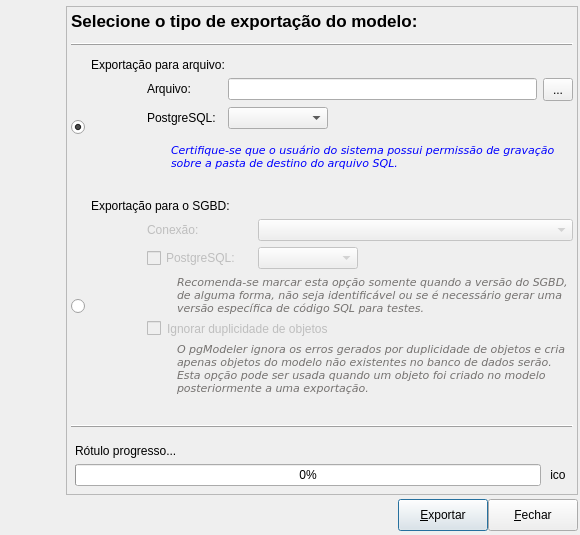
<?xml version="1.0" encoding="UTF-8"?>
<ui version="4.0">
 <class>FormExportacao</class>
 <widget class="QDialog" name="FormExportacao">
  <property name="windowModality">
   <enum>Qt::ApplicationModal</enum>
  </property>
  <property name="geometry">
   <rect>
    <x>0</x>
    <y>0</y>
    <width>580</width>
    <height>535</height>
   </rect>
  </property>
  <property name="sizePolicy">
   <sizepolicy hsizetype="Fixed" vsizetype="Fixed">
    <horstretch>0</horstretch>
    <verstretch>0</verstretch>
   </sizepolicy>
  </property>
  <property name="minimumSize">
   <size>
    <width>580</width>
    <height>450</height>
   </size>
  </property>
  <property name="maximumSize">
   <size>
    <width>580</width>
    <height>535</height>
   </size>
  </property>
  <property name="windowTitle">
   <string>Exportação do Modelo</string>
  </property>
  <property name="windowIcon">
   <iconset resource="../res/resources.qrc">
    <normaloff>:/icones/icones/pgsqlModeler48x48.png</normaloff>:/icones/icones/pgsqlModeler48x48.png</iconset>
  </property>
  <layout class="QGridLayout" name="formexportacao_grid">
   <property name="margin">
    <number>2</number>
   </property>
   <property name="spacing">
    <number>4</number>
   </property>
   <item row="0" column="0" rowspan="3">
    <widget class="QWidget" name="imgmeio_wgt" native="true">
     <property name="minimumSize">
      <size>
       <width>60</width>
       <height>0</height>
      </size>
     </property>
     <property name="maximumSize">
      <size>
       <width>60</width>
       <height>16777215</height>
      </size>
     </property>
     <property name="styleSheet">
      <string notr="true">background-image: url(:/imagens/imagens/barra_logo_meio_cinza.png); background-repeat: repeat-y;
border: 1px #ff00ff solid;</string>
     </property>
     <layout class="QVBoxLayout" name="verticalLayout">
      <property name="spacing">
       <number>0</number>
      </property>
      <property name="margin">
       <number>0</number>
      </property>
      <item>
       <widget class="QLabel" name="label">
        <property name="minimumSize">
         <size>
          <width>60</width>
          <height>81</height>
         </size>
        </property>
        <property name="maximumSize">
         <size>
          <width>60</width>
          <height>81</height>
         </size>
        </property>
        <property name="text">
         <string/>
        </property>
        <property name="pixmap">
         <pixmap resource="../res/resources.qrc">:/imagens/imagens/barra_logo_topo.png</pixmap>
        </property>
       </widget>
      </item>
      <item>
       <spacer name="verticalSpacer">
        <property name="orientation">
         <enum>Qt::Vertical</enum>
        </property>
        <property name="sizeHint" stdset="0">
         <size>
          <width>20</width>
          <height>103</height>
         </size>
        </property>
       </spacer>
      </item>
      <item>
       <widget class="QLabel" name="label_2">
        <property name="sizePolicy">
         <sizepolicy hsizetype="Fixed" vsizetype="Fixed">
          <horstretch>0</horstretch>
          <verstretch>0</verstretch>
         </sizepolicy>
        </property>
        <property name="minimumSize">
         <size>
          <width>60</width>
          <height>119</height>
         </size>
        </property>
        <property name="maximumSize">
         <size>
          <width>60</width>
          <height>119</height>
         </size>
        </property>
        <property name="text">
         <string/>
        </property>
        <property name="pixmap">
         <pixmap resource="../res/resources.qrc">:/imagens/imagens/barra_logo_base.png</pixmap>
        </property>
       </widget>
      </item>
     </layout>
    </widget>
   </item>
   <item row="2" column="1">
    <layout class="QGridLayout" name="botoes_lt">
     <property name="leftMargin">
      <number>4</number>
     </property>
     <property name="bottomMargin">
      <number>2</number>
     </property>
     <property name="spacing">
      <number>0</number>
     </property>
     <item row="0" column="0">
      <spacer>
       <property name="orientation">
        <enum>Qt::Horizontal</enum>
       </property>
       <property name="sizeHint" stdset="0">
        <size>
         <width>91</width>
         <height>27</height>
        </size>
       </property>
      </spacer>
     </item>
     <item row="0" column="1">
      <widget class="QPushButton" name="exportar_btn">
       <property name="minimumSize">
        <size>
         <width>90</width>
         <height>32</height>
        </size>
       </property>
       <property name="maximumSize">
        <size>
         <width>90</width>
         <height>16777215</height>
        </size>
       </property>
       <property name="text">
        <string>&amp;Exportar</string>
       </property>
       <property name="icon">
        <iconset resource="../res/resources.qrc">
         <normaloff>:/icones/icones/exportar.png</normaloff>:/icones/icones/exportar.png</iconset>
       </property>
       <property name="default">
        <bool>true</bool>
       </property>
      </widget>
     </item>
     <item row="0" column="2">
      <widget class="QPushButton" name="fechar_btn">
       <property name="minimumSize">
        <size>
         <width>90</width>
         <height>32</height>
        </size>
       </property>
       <property name="maximumSize">
        <size>
         <width>90</width>
         <height>16777215</height>
        </size>
       </property>
       <property name="text">
        <string>&amp;Fechar</string>
       </property>
       <property name="icon">
        <iconset resource="../res/resources.qrc">
         <normaloff>:/icones/icones/fechar1.png</normaloff>:/icones/icones/fechar1.png</iconset>
       </property>
       <property name="flat">
        <bool>false</bool>
       </property>
      </widget>
     </item>
    </layout>
   </item>
   <item row="1" column="1">
    <widget class="QFrame" name="frame">
     <property name="enabled">
      <bool>true</bool>
     </property>
     <property name="sizePolicy">
      <sizepolicy hsizetype="Expanding" vsizetype="Expanding">
       <horstretch>0</horstretch>
       <verstretch>0</verstretch>
      </sizepolicy>
     </property>
     <property name="frameShape">
      <enum>QFrame::StyledPanel</enum>
     </property>
     <property name="frameShadow">
      <enum>QFrame::Raised</enum>
     </property>
     <layout class="QGridLayout" name="gridLayout_3">
      <property name="margin">
       <number>4</number>
      </property>
      <item row="0" column="0">
       <widget class="QLabel" name="titulo_lbl">
        <property name="sizePolicy">
         <sizepolicy hsizetype="Preferred" vsizetype="Fixed">
          <horstretch>0</horstretch>
          <verstretch>0</verstretch>
         </sizepolicy>
        </property>
        <property name="font">
         <font>
          <pointsize>13</pointsize>
          <weight>75</weight>
          <bold>true</bold>
         </font>
        </property>
        <property name="text">
         <string>Selecione o tipo de exportação do modelo:</string>
        </property>
       </widget>
      </item>
      <item row="1" column="0">
       <widget class="QFrame" name="ln1_frm">
        <property name="minimumSize">
         <size>
          <width>0</width>
          <height>15</height>
         </size>
        </property>
        <property name="frameShape">
         <enum>QFrame::HLine</enum>
        </property>
        <property name="frameShadow">
         <enum>QFrame::Raised</enum>
        </property>
       </widget>
      </item>
      <item row="2" column="0">
       <layout class="QGridLayout" name="gridLayout_2">
        <property name="bottomMargin">
         <number>15</number>
        </property>
        <item row="0" column="1" colspan="3">
         <widget class="QLabel" name="exportacao_arq_lbl">
          <property name="text">
           <string>Exportação para arquivo:</string>
          </property>
         </widget>
        </item>
        <item row="1" column="2">
         <widget class="QLabel" name="arquivo_lbl">
          <property name="sizePolicy">
           <sizepolicy hsizetype="Fixed" vsizetype="Fixed">
            <horstretch>0</horstretch>
            <verstretch>0</verstretch>
           </sizepolicy>
          </property>
          <property name="minimumSize">
           <size>
            <width>73</width>
            <height>0</height>
           </size>
          </property>
          <property name="text">
           <string>Arquivo:</string>
          </property>
         </widget>
        </item>
        <item row="1" column="3">
         <layout class="QHBoxLayout" name="horizontalLayout_6">
          <item>
           <widget class="QLineEdit" name="arquivo_edt">
            <property name="dragEnabled">
             <bool>false</bool>
            </property>
            <property name="readOnly">
             <bool>true</bool>
            </property>
           </widget>
          </item>
          <item>
           <widget class="QToolButton" name="sel_arquivo_tb">
            <property name="minimumSize">
             <size>
              <width>30</width>
              <height>23</height>
             </size>
            </property>
            <property name="toolTip">
             <string>Selecionar arquivo de destino</string>
            </property>
            <property name="text">
             <string>...</string>
            </property>
            <property name="icon">
             <iconset resource="../res/resources.qrc">
              <normaloff>:/icones/icones/abrir.png</normaloff>:/icones/icones/abrir.png</iconset>
            </property>
            <property name="iconSize">
             <size>
              <width>16</width>
              <height>16</height>
             </size>
            </property>
           </widget>
          </item>
         </layout>
        </item>
        <item row="1" column="1" rowspan="3">
         <widget class="QLabel" name="modelo_sql_lbl">
          <property name="sizePolicy">
           <sizepolicy hsizetype="Fixed" vsizetype="Fixed">
            <horstretch>0</horstretch>
            <verstretch>0</verstretch>
           </sizepolicy>
          </property>
          <property name="minimumSize">
           <size>
            <width>50</width>
            <height>100</height>
           </size>
          </property>
          <property name="maximumSize">
           <size>
            <width>50</width>
            <height>100</height>
           </size>
          </property>
          <property name="text">
           <string/>
          </property>
          <property name="pixmap">
           <pixmap resource="../res/resources.qrc">:/imagens/imagens/model2sql.png</pixmap>
          </property>
         </widget>
        </item>
        <item row="2" column="2">
         <widget class="QLabel" name="pgsql_lbl">
          <property name="sizePolicy">
           <sizepolicy hsizetype="Fixed" vsizetype="Fixed">
            <horstretch>0</horstretch>
            <verstretch>0</verstretch>
           </sizepolicy>
          </property>
          <property name="minimumSize">
           <size>
            <width>75</width>
            <height>0</height>
           </size>
          </property>
          <property name="maximumSize">
           <size>
            <width>65</width>
            <height>16777215</height>
           </size>
          </property>
          <property name="font">
           <font>
            <italic>false</italic>
           </font>
          </property>
          <property name="text">
           <string>PostgreSQL:</string>
          </property>
         </widget>
        </item>
        <item row="2" column="3">
         <layout class="QHBoxLayout" name="horizontalLayout_5">
          <item>
           <widget class="QComboBox" name="pgsqlvers_cmb">
            <property name="enabled">
             <bool>true</bool>
            </property>
            <property name="minimumSize">
             <size>
              <width>100</width>
              <height>0</height>
             </size>
            </property>
            <property name="maximumSize">
             <size>
              <width>100</width>
              <height>16777215</height>
             </size>
            </property>
            <property name="toolTip">
             <string>Versão do PostgreSQL no qual do código SQL deve ser gerado</string>
            </property>
            <property name="insertPolicy">
             <enum>QComboBox::InsertAtBottom</enum>
            </property>
           </widget>
          </item>
          <item>
           <spacer name="horizontalSpacer">
            <property name="orientation">
             <enum>Qt::Horizontal</enum>
            </property>
            <property name="sizeHint" stdset="0">
             <size>
              <width>158</width>
              <height>20</height>
             </size>
            </property>
           </spacer>
          </item>
         </layout>
        </item>
        <item row="1" column="0" rowspan="3">
         <widget class="QRadioButton" name="exportacao_arq_rb">
          <property name="sizePolicy">
           <sizepolicy hsizetype="Fixed" vsizetype="Fixed">
            <horstretch>0</horstretch>
            <verstretch>0</verstretch>
           </sizepolicy>
          </property>
          <property name="text">
           <string/>
          </property>
          <property name="checked">
           <bool>true</bool>
          </property>
         </widget>
        </item>
        <item row="3" column="2" colspan="2">
         <layout class="QHBoxLayout" name="horizontalLayout_4">
          <item>
           <spacer name="horizontalSpacer_5">
            <property name="orientation">
             <enum>Qt::Horizontal</enum>
            </property>
            <property name="sizeType">
             <enum>QSizePolicy::Fixed</enum>
            </property>
            <property name="sizeHint" stdset="0">
             <size>
              <width>24</width>
              <height>26</height>
             </size>
            </property>
           </spacer>
          </item>
          <item>
           <widget class="QLabel" name="dica_lbl">
            <property name="enabled">
             <bool>true</bool>
            </property>
            <property name="palette">
             <palette>
              <active>
               <colorrole role="WindowText">
                <brush brushstyle="SolidPattern">
                 <color alpha="255">
                  <red>0</red>
                  <green>0</green>
                  <blue>255</blue>
                 </color>
                </brush>
               </colorrole>
              </active>
              <inactive>
               <colorrole role="WindowText">
                <brush brushstyle="SolidPattern">
                 <color alpha="255">
                  <red>0</red>
                  <green>0</green>
                  <blue>255</blue>
                 </color>
                </brush>
               </colorrole>
              </inactive>
              <disabled>
               <colorrole role="WindowText">
                <brush brushstyle="SolidPattern">
                 <color alpha="255">
                  <red>117</red>
                  <green>114</green>
                  <blue>112</blue>
                 </color>
                </brush>
               </colorrole>
              </disabled>
             </palette>
            </property>
            <property name="font">
             <font>
              <family>DejaVu Sans</family>
              <pointsize>8</pointsize>
              <italic>true</italic>
             </font>
            </property>
            <property name="text">
             <string>Certifique-se que o usuário do sistema possui permissão de gravação sobre a pasta de destino do arquivo SQL.</string>
            </property>
            <property name="textFormat">
             <enum>Qt::PlainText</enum>
            </property>
            <property name="wordWrap">
             <bool>true</bool>
            </property>
           </widget>
          </item>
         </layout>
        </item>
       </layout>
      </item>
      <item row="3" column="0">
       <layout class="QGridLayout" name="gridLayout">
        <item row="0" column="1" colspan="5">
         <widget class="QLabel" name="exportacao_sgbd_lbl">
          <property name="font">
           <font>
            <weight>50</weight>
            <italic>false</italic>
            <bold>false</bold>
           </font>
          </property>
          <property name="text">
           <string>Exportação para o SGBD:</string>
          </property>
         </widget>
        </item>
        <item row="1" column="2" colspan="2">
         <widget class="QLabel" name="conexoes_lbl">
          <property name="enabled">
           <bool>false</bool>
          </property>
          <property name="sizePolicy">
           <sizepolicy hsizetype="Preferred" vsizetype="Fixed">
            <horstretch>0</horstretch>
            <verstretch>0</verstretch>
           </sizepolicy>
          </property>
          <property name="minimumSize">
           <size>
            <width>105</width>
            <height>0</height>
           </size>
          </property>
          <property name="text">
           <string>Conexão:</string>
          </property>
         </widget>
        </item>
        <item row="1" column="4" colspan="2">
         <widget class="QComboBox" name="conexoes_cmb">
          <property name="enabled">
           <bool>false</bool>
          </property>
          <property name="minimumSize">
           <size>
            <width>200</width>
            <height>0</height>
           </size>
          </property>
          <property name="insertPolicy">
           <enum>QComboBox::InsertAlphabetically</enum>
          </property>
         </widget>
        </item>
        <item row="1" column="1" rowspan="4">
         <widget class="QLabel" name="modelo_sgbd">
          <property name="enabled">
           <bool>false</bool>
          </property>
          <property name="sizePolicy">
           <sizepolicy hsizetype="Fixed" vsizetype="Expanding">
            <horstretch>0</horstretch>
            <verstretch>0</verstretch>
           </sizepolicy>
          </property>
          <property name="minimumSize">
           <size>
            <width>50</width>
            <height>100</height>
           </size>
          </property>
          <property name="maximumSize">
           <size>
            <width>50</width>
            <height>16777215</height>
           </size>
          </property>
          <property name="text">
           <string/>
          </property>
          <property name="pixmap">
           <pixmap resource="../res/resources.qrc">:/imagens/imagens/model2sgdb.png</pixmap>
          </property>
          <property name="alignment">
           <set>Qt::AlignCenter</set>
          </property>
         </widget>
        </item>
        <item row="2" column="2" colspan="2">
         <widget class="QCheckBox" name="pgsqlvers_chk">
          <property name="enabled">
           <bool>false</bool>
          </property>
          <property name="sizePolicy">
           <sizepolicy hsizetype="Preferred" vsizetype="Fixed">
            <horstretch>0</horstretch>
            <verstretch>0</verstretch>
           </sizepolicy>
          </property>
          <property name="text">
           <string>PostgreSQL:</string>
          </property>
          <property name="checked">
           <bool>false</bool>
          </property>
          <property name="autoExclusive">
           <bool>false</bool>
          </property>
         </widget>
        </item>
        <item row="2" column="4">
         <widget class="QComboBox" name="pgsqlvers1_cmb">
          <property name="enabled">
           <bool>false</bool>
          </property>
          <property name="sizePolicy">
           <sizepolicy hsizetype="Expanding" vsizetype="Fixed">
            <horstretch>0</horstretch>
            <verstretch>0</verstretch>
           </sizepolicy>
          </property>
          <property name="minimumSize">
           <size>
            <width>0</width>
            <height>0</height>
           </size>
          </property>
          <property name="maximumSize">
           <size>
            <width>100</width>
            <height>16777215</height>
           </size>
          </property>
          <property name="toolTip">
           <string>Versão do PostgreSQL no qual do código SQL deve ser gerado</string>
          </property>
          <property name="insertPolicy">
           <enum>QComboBox::InsertAtBottom</enum>
          </property>
         </widget>
        </item>
        <item row="2" column="5">
         <spacer name="horizontalSpacer_2">
          <property name="orientation">
           <enum>Qt::Horizontal</enum>
          </property>
          <property name="sizeHint" stdset="0">
           <size>
            <width>40</width>
            <height>20</height>
           </size>
          </property>
         </spacer>
        </item>
        <item row="1" column="0" rowspan="4">
         <widget class="QRadioButton" name="exportacao_sgbd_rb">
          <property name="enabled">
           <bool>true</bool>
          </property>
          <property name="sizePolicy">
           <sizepolicy hsizetype="Fixed" vsizetype="Fixed">
            <horstretch>0</horstretch>
            <verstretch>0</verstretch>
           </sizepolicy>
          </property>
          <property name="text">
           <string/>
          </property>
         </widget>
        </item>
        <item row="3" column="2" colspan="4">
         <layout class="QHBoxLayout" name="horizontalLayout_3">
          <item>
           <spacer name="horizontalSpacer_4">
            <property name="orientation">
             <enum>Qt::Horizontal</enum>
            </property>
            <property name="sizeType">
             <enum>QSizePolicy::Fixed</enum>
            </property>
            <property name="sizeHint" stdset="0">
             <size>
              <width>30</width>
              <height>20</height>
             </size>
            </property>
           </spacer>
          </item>
          <item>
           <widget class="QLabel" name="dica1_lbl">
            <property name="enabled">
             <bool>false</bool>
            </property>
            <property name="palette">
             <palette>
              <active>
               <colorrole role="WindowText">
                <brush brushstyle="SolidPattern">
                 <color alpha="255">
                  <red>0</red>
                  <green>0</green>
                  <blue>255</blue>
                 </color>
                </brush>
               </colorrole>
              </active>
              <inactive>
               <colorrole role="WindowText">
                <brush brushstyle="SolidPattern">
                 <color alpha="255">
                  <red>0</red>
                  <green>0</green>
                  <blue>255</blue>
                 </color>
                </brush>
               </colorrole>
              </inactive>
              <disabled>
               <colorrole role="WindowText">
                <brush brushstyle="SolidPattern">
                 <color alpha="255">
                  <red>117</red>
                  <green>114</green>
                  <blue>112</blue>
                 </color>
                </brush>
               </colorrole>
              </disabled>
             </palette>
            </property>
            <property name="font">
             <font>
              <family>DejaVu Sans</family>
              <pointsize>8</pointsize>
              <italic>true</italic>
             </font>
            </property>
            <property name="text">
             <string>Recomenda-se marcar esta opção somente quando a versão do SGBD, de alguma forma, não seja identificável ou se é necessário gerar uma versão específica de código SQL para testes. </string>
            </property>
            <property name="textFormat">
             <enum>Qt::PlainText</enum>
            </property>
            <property name="wordWrap">
             <bool>true</bool>
            </property>
           </widget>
          </item>
         </layout>
        </item>
        <item row="4" column="2" colspan="4">
         <layout class="QVBoxLayout" name="verticalLayout_2">
          <item>
           <layout class="QHBoxLayout" name="horizontalLayout_2">
            <item>
             <widget class="QCheckBox" name="ignorar_dup_chk">
              <property name="enabled">
               <bool>false</bool>
              </property>
              <property name="sizePolicy">
               <sizepolicy hsizetype="Fixed" vsizetype="Fixed">
                <horstretch>0</horstretch>
                <verstretch>0</verstretch>
               </sizepolicy>
              </property>
              <property name="text">
               <string/>
              </property>
             </widget>
            </item>
            <item>
             <widget class="QLabel" name="ignorar_dup_lbl">
              <property name="enabled">
               <bool>false</bool>
              </property>
              <property name="text">
               <string>Ignorar duplicidade de objetos</string>
              </property>
              <property name="wordWrap">
               <bool>true</bool>
              </property>
             </widget>
            </item>
           </layout>
          </item>
          <item>
           <layout class="QHBoxLayout" name="horizontalLayout">
            <item>
             <spacer name="horizontalSpacer_3">
              <property name="orientation">
               <enum>Qt::Horizontal</enum>
              </property>
              <property name="sizeType">
               <enum>QSizePolicy::Fixed</enum>
              </property>
              <property name="sizeHint" stdset="0">
               <size>
                <width>30</width>
                <height>20</height>
               </size>
              </property>
             </spacer>
            </item>
            <item>
             <widget class="QLabel" name="dica2_lbl">
              <property name="enabled">
               <bool>false</bool>
              </property>
              <property name="palette">
               <palette>
                <active>
                 <colorrole role="WindowText">
                  <brush brushstyle="SolidPattern">
                   <color alpha="255">
                    <red>0</red>
                    <green>0</green>
                    <blue>255</blue>
                   </color>
                  </brush>
                 </colorrole>
                </active>
                <inactive>
                 <colorrole role="WindowText">
                  <brush brushstyle="SolidPattern">
                   <color alpha="255">
                    <red>0</red>
                    <green>0</green>
                    <blue>255</blue>
                   </color>
                  </brush>
                 </colorrole>
                </inactive>
                <disabled>
                 <colorrole role="WindowText">
                  <brush brushstyle="SolidPattern">
                   <color alpha="255">
                    <red>117</red>
                    <green>114</green>
                    <blue>112</blue>
                   </color>
                  </brush>
                 </colorrole>
                </disabled>
               </palette>
              </property>
              <property name="font">
               <font>
                <family>DejaVu Sans</family>
                <pointsize>8</pointsize>
                <italic>true</italic>
               </font>
              </property>
              <property name="text">
               <string>O pgModeler ignora os erros gerados por duplicidade de objetos e cria apenas objetos do modelo não existentes no banco de dados serão. Esta opção pode ser usada quando um objeto foi criado no modelo posteriormente a uma exportação.</string>
              </property>
              <property name="textFormat">
               <enum>Qt::PlainText</enum>
              </property>
              <property name="wordWrap">
               <bool>true</bool>
              </property>
             </widget>
            </item>
           </layout>
          </item>
         </layout>
        </item>
       </layout>
      </item>
      <item row="4" column="0">
       <spacer name="verticalSpacer_2">
        <property name="orientation">
         <enum>Qt::Vertical</enum>
        </property>
        <property name="sizeHint" stdset="0">
         <size>
          <width>20</width>
          <height>40</height>
         </size>
        </property>
       </spacer>
      </item>
      <item row="5" column="0">
       <widget class="QFrame" name="ln2_frm">
        <property name="minimumSize">
         <size>
          <width>0</width>
          <height>15</height>
         </size>
        </property>
        <property name="frameShape">
         <enum>QFrame::HLine</enum>
        </property>
        <property name="frameShadow">
         <enum>QFrame::Raised</enum>
        </property>
       </widget>
      </item>
      <item row="6" column="0">
       <layout class="QGridLayout" name="gridLayout_4">
        <property name="margin">
         <number>4</number>
        </property>
        <item row="0" column="0" colspan="2">
         <widget class="QLabel" name="rot_prog_lbl">
          <property name="sizePolicy">
           <sizepolicy hsizetype="Preferred" vsizetype="Fixed">
            <horstretch>0</horstretch>
            <verstretch>0</verstretch>
           </sizepolicy>
          </property>
          <property name="text">
           <string>Rótulo progresso...</string>
          </property>
         </widget>
        </item>
        <item row="1" column="0">
         <widget class="QProgressBar" name="prog_pb">
          <property name="value">
           <number>0</number>
          </property>
         </widget>
        </item>
        <item row="1" column="1">
         <widget class="QLabel" name="ico_lbl">
          <property name="sizePolicy">
           <sizepolicy hsizetype="Fixed" vsizetype="Fixed">
            <horstretch>0</horstretch>
            <verstretch>0</verstretch>
           </sizepolicy>
          </property>
          <property name="minimumSize">
           <size>
            <width>22</width>
            <height>22</height>
           </size>
          </property>
          <property name="maximumSize">
           <size>
            <width>22</width>
            <height>22</height>
           </size>
          </property>
          <property name="text">
           <string>ico</string>
          </property>
          <property name="scaledContents">
           <bool>true</bool>
          </property>
          <property name="alignment">
           <set>Qt::AlignCenter</set>
          </property>
         </widget>
        </item>
       </layout>
      </item>
     </layout>
    </widget>
   </item>
  </layout>
 </widget>
 <resources>
  <include location="../res/resources.qrc"/>
 </resources>
 <connections/>
</ui>
